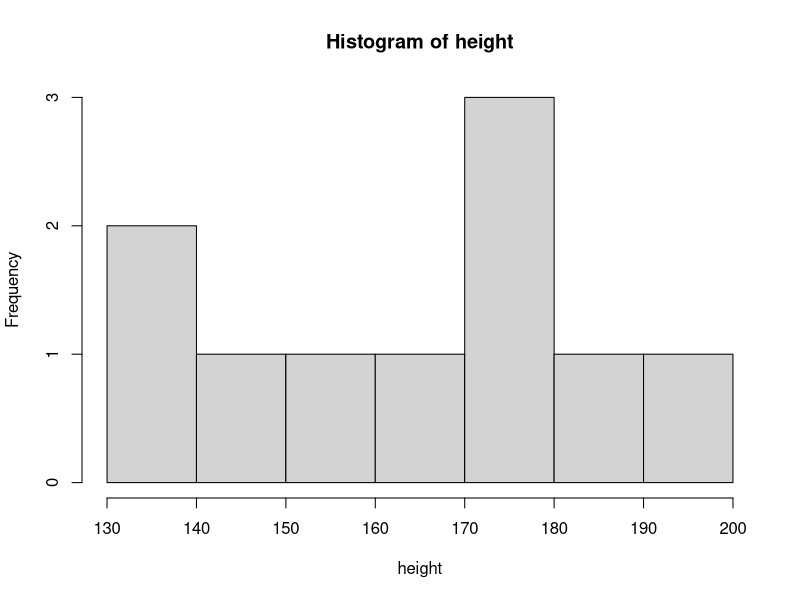
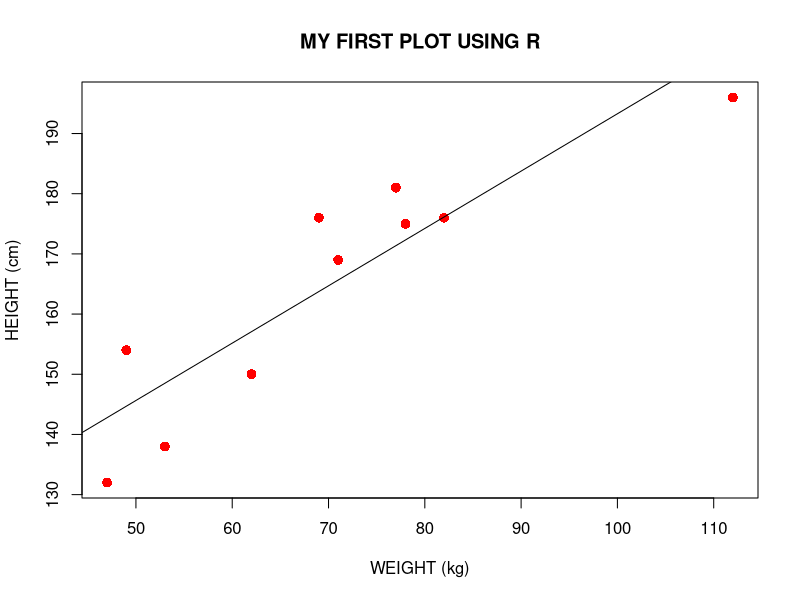
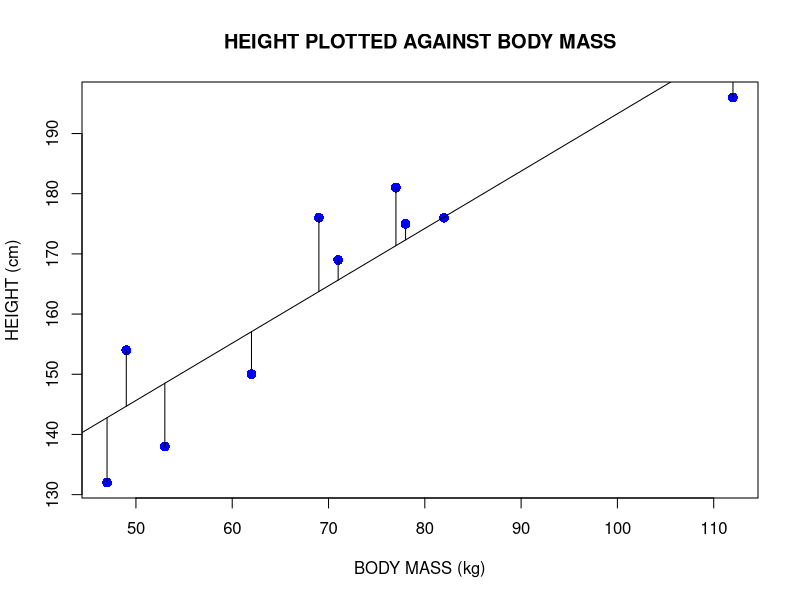

The R source for these figures, in order:
height = c(176, 154, 138, 196, 132, 176, 181, 169, 150, 175)
weight = c(82, 49, 53, 112, 47, 69, 77, 71, 62, 78)

#library(readr)
#DvsI <- read_delim("C:/Users/degar_000/Desktop/DvsI.csv", 
#                   ";", escape_double = FALSE, trim_ws = TRUE)
#View(DvsI)

#plot(DvsI$D, DvsI$I) #simple plot

#return stats
summary(height)
hist(height)


plot(weight, height, pch = 16, cex = 1.3, col = "red", main = "MY FIRST PLOT USING R", xlab = "WEIGHT (kg)", ylab = "HEIGHT (cm)")

# linear regression
lm(height~weight)

#fit line
abline(98.0054, 0.9528)


#learn more
mod <-  lm(height ~ weight)
summary(mod)

# create a vector of fitted values
regmodel <- predict(lm(height ~ weight))
regmodel

#plot it
plot(weight, height, pch = 16, cex = 1.3, col = "blue", main = "HEIGHT PLOTTED AGAINST BODY MASS", xlab = "BODY MASS (kg)", ylab = "HEIGHT (cm)")
abline(lm(height ~ weight)) 

#know number of data points
npoints <- length(height)
npoints

# draw the residuals
for (k in 1: npoints)  lines(c(weight[k], weight[k]), c(height[k], regmodel[k]))

